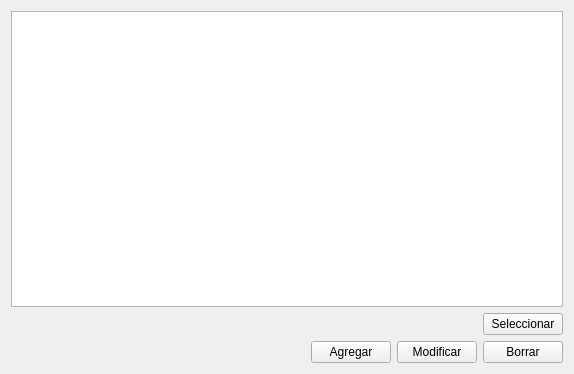
<?xml version="1.0" encoding="UTF-8"?>
<ui version="4.0">
 <class>wUserBrowse</class>
 <widget class="QWidget" name="wUserBrowse">
  <property name="geometry">
   <rect>
    <x>0</x>
    <y>0</y>
    <width>574</width>
    <height>374</height>
   </rect>
  </property>
  <property name="windowTitle">
   <string>Form</string>
  </property>
  <layout class="QVBoxLayout" name="verticalLayout">
   <item>
    <widget class="QTableView" name="tableView">
     <property name="editTriggers">
      <set>QAbstractItemView::NoEditTriggers</set>
     </property>
     <property name="selectionBehavior">
      <enum>QAbstractItemView::SelectRows</enum>
     </property>
    </widget>
   </item>
   <item>
    <layout class="QHBoxLayout" name="horizontalLayout">
     <item>
      <spacer name="horizontalSpacer">
       <property name="orientation">
        <enum>Qt::Horizontal</enum>
       </property>
       <property name="sizeHint" stdset="0">
        <size>
         <width>40</width>
         <height>20</height>
        </size>
       </property>
      </spacer>
     </item>
     <item>
      <widget class="QPushButton" name="selButton">
       <property name="text">
        <string>Seleccionar</string>
       </property>
      </widget>
     </item>
    </layout>
   </item>
   <item>
    <layout class="QHBoxLayout" name="horizontalLayout_2">
     <item>
      <spacer name="horizontalSpacer_2">
       <property name="orientation">
        <enum>Qt::Horizontal</enum>
       </property>
       <property name="sizeHint" stdset="0">
        <size>
         <width>40</width>
         <height>20</height>
        </size>
       </property>
      </spacer>
     </item>
     <item>
      <widget class="QPushButton" name="addButton">
       <property name="text">
        <string>Agregar</string>
       </property>
      </widget>
     </item>
     <item>
      <widget class="QPushButton" name="modButton">
       <property name="text">
        <string>Modificar</string>
       </property>
      </widget>
     </item>
     <item>
      <widget class="QPushButton" name="delButton">
       <property name="text">
        <string>Borrar</string>
       </property>
      </widget>
     </item>
    </layout>
   </item>
  </layout>
 </widget>
 <resources/>
 <connections/>
</ui>
